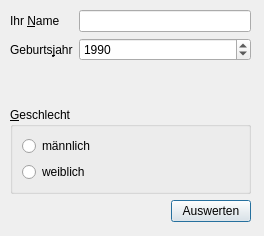
<?xml version="1.0" encoding="UTF-8"?>
<ui version="4.0">
 <class>Dialog</class>
 <widget class="QDialog" name="Dialog">
  <property name="geometry">
   <rect>
    <x>0</x>
    <y>0</y>
    <width>264</width>
    <height>236</height>
   </rect>
  </property>
  <property name="windowTitle">
   <string>Mein eigener Dialog</string>
  </property>
  <widget class="QWidget" name="layoutWidget">
   <property name="geometry">
    <rect>
     <x>10</x>
     <y>10</y>
     <width>241</width>
     <height>212</height>
    </rect>
   </property>
   <layout class="QVBoxLayout" name="verticalLayout_2">
    <item>
     <layout class="QGridLayout" name="gridLayout">
      <item row="0" column="0">
       <widget class="QLabel" name="label">
        <property name="text">
         <string>Ihr &amp;Name</string>
        </property>
        <property name="buddy">
         <cstring>lineEdit</cstring>
        </property>
       </widget>
      </item>
      <item row="0" column="1">
       <widget class="QLineEdit" name="lineEdit"/>
      </item>
      <item row="1" column="0">
       <widget class="QLabel" name="label_2">
        <property name="text">
         <string>Geburts&amp;jahr</string>
        </property>
        <property name="buddy">
         <cstring>spinBox</cstring>
        </property>
       </widget>
      </item>
      <item row="1" column="1">
       <widget class="QSpinBox" name="spinBox">
        <property name="minimum">
         <number>1800</number>
        </property>
        <property name="maximum">
         <number>2100</number>
        </property>
        <property name="value">
         <number>1990</number>
        </property>
       </widget>
      </item>
     </layout>
    </item>
    <item>
     <spacer name="verticalSpacer">
      <property name="orientation">
       <enum>Qt::Vertical</enum>
      </property>
      <property name="sizeHint" stdset="0">
       <size>
        <width>20</width>
        <height>28</height>
       </size>
      </property>
     </spacer>
    </item>
    <item>
     <widget class="QGroupBox" name="groupBox">
      <property name="title">
       <string>&amp;Geschlecht</string>
      </property>
      <layout class="QVBoxLayout" name="verticalLayout">
       <item>
        <widget class="QRadioButton" name="radioButton">
         <property name="text">
          <string>männlich</string>
         </property>
        </widget>
       </item>
       <item>
        <widget class="QRadioButton" name="radioButton_2">
         <property name="text">
          <string>weiblich</string>
         </property>
        </widget>
       </item>
      </layout>
     </widget>
    </item>
    <item>
     <layout class="QHBoxLayout" name="horizontalLayout">
      <item>
       <spacer name="horizontalSpacer">
        <property name="orientation">
         <enum>Qt::Horizontal</enum>
        </property>
        <property name="sizeHint" stdset="0">
         <size>
          <width>98</width>
          <height>20</height>
         </size>
        </property>
       </spacer>
      </item>
      <item>
       <widget class="QPushButton" name="pushButton">
        <property name="text">
         <string>Auswerten</string>
        </property>
       </widget>
      </item>
     </layout>
    </item>
   </layout>
  </widget>
 </widget>
 <tabstops>
  <tabstop>lineEdit</tabstop>
  <tabstop>spinBox</tabstop>
  <tabstop>radioButton</tabstop>
  <tabstop>radioButton_2</tabstop>
  <tabstop>pushButton</tabstop>
 </tabstops>
 <resources/>
 <connections>
  <connection>
   <sender>pushButton</sender>
   <signal>clicked()</signal>
   <receiver>Dialog</receiver>
   <slot>accept()</slot>
   <hints>
    <hint type="sourcelabel">
     <x>174</x>
     <y>209</y>
    </hint>
    <hint type="destinationlabel">
     <x>61</x>
     <y>224</y>
    </hint>
   </hints>
  </connection>
 </connections>
</ui>
